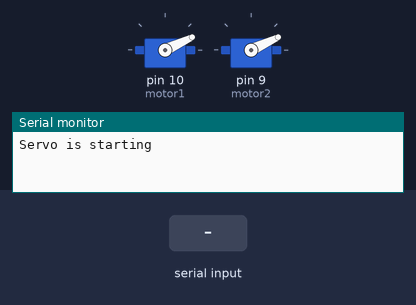
Simulated run of this sketch. Board: Arduino Uno, built with avr-gcc and run on an emulated ATmega328P. Parts: 2 × servo, the last lines printed to the serial monitor. Inputs (shaded band) come from the test bench.

Above: at 6.2 s.
6.3 s: "90,45\n" received over Serial
At 6.7 s:
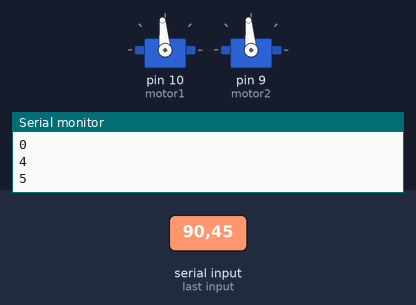
7.8 s: "30,150\n" received over Serial
At 9.0 s:
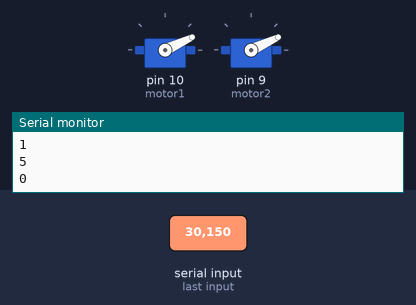
9.3 s: "200\n" received over Serial
10.8 s: "5\n" received over Serial
At 11.1 s:
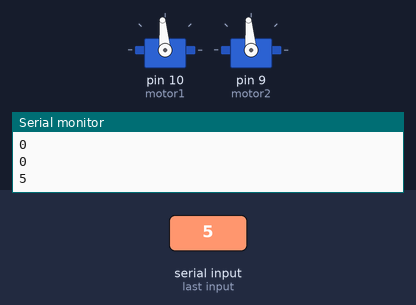
12.3 s: "L90\n" received over Serial
At 13.5 s:
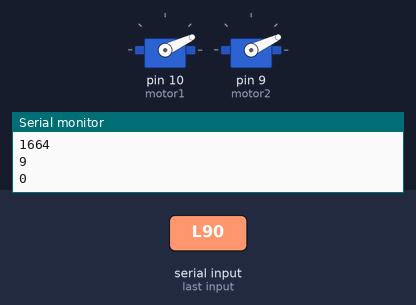
Timing chart, 0 to 14.8 s (numbered marks = the images above; inputs shaded):
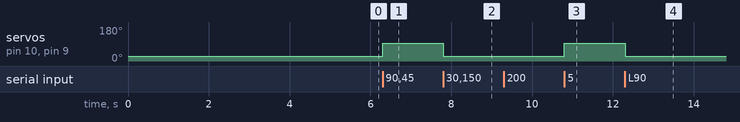

The sketch:

catamaran3.ino
```cpp
#include <Servo.h>
char signal;
int speed;
int left;
int right;
int transmission;
Servo motor1;
Servo motor2;
int speedr;


void setup() {
    Serial.begin(9600);
    motor1.attach(10);
    motor2.attach(9);
    motor1.writeMicroseconds(800);
    motor2.writeMicroseconds(800);
    delay(5000);
    Serial.println("Servo is starting");

}

void loop()
{
  if (Serial.available()>0) {
     signal = Serial.read();

     if (isDigit(signal))
     {
      transmission = int(signal-48);
       Serial.println(transmission);
     }


    speed = Serial.read();


    speed = constrain(speed,800,2100);


    motor1.writeMicroseconds(speed);
    motor2.writeMicroseconds(speed);
    transmission = constrain(transmission,0, 9);

    speed = (transmission * 144) + 800;
    left = speed;
    right = speed;

    if (signal == 'L')
    {

     left = (transmission+1) *144+800;
      Serial.println(left);
      }
    if (signal == 'F')
    {
      motor1.writeMicroseconds(speed);
      motor2.writeMicroseconds(speed);
       Serial.println("forward");
      }

    if (signal == 'R')
    {

      right = (transmission+1)*144+800;
      Serial.println(right);
      }


  motor1.writeMicroseconds(right);
  motor2.writeMicroseconds(left);
  }


}
```

Measured:
- after the input at 6.3 s, servo on pin 10 (motor1), servo on pin 9 (motor2): 25° → 95° at once
- after the input at 7.8 s, servo on pin 10 (motor1), servo on pin 9 (motor2): 95° → 25° at once
- after the input at 10.8 s, servo on pin 10 (motor1), servo on pin 9 (motor2): 25° → 95° at once
- after the input at 12.3 s, servo on pin 10 (motor1), servo on pin 9 (motor2): 95° → 25° at once
